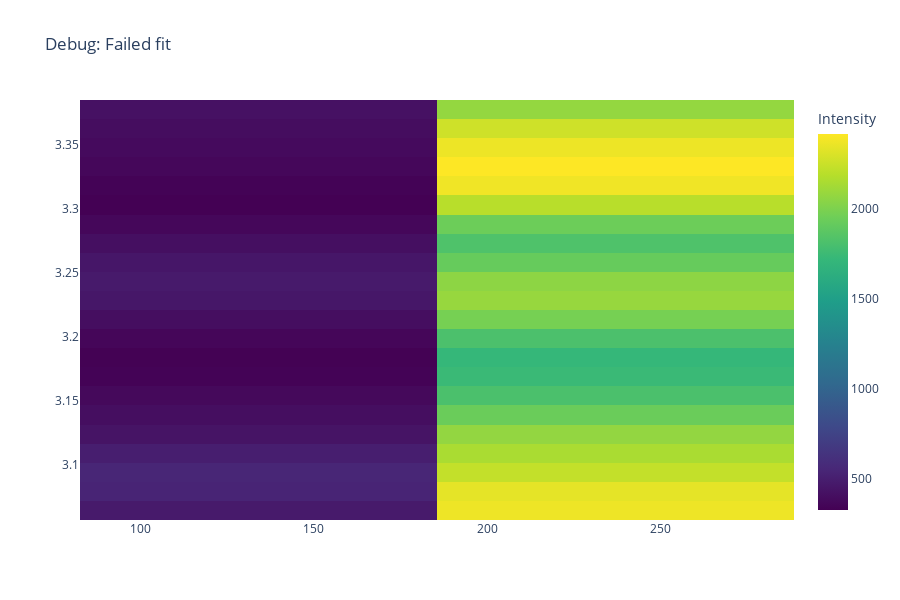

Notebook code cell kept with this figure:
### Markdown cell above
### Feature Extraction

### Code cell
from src.StreamPort.device.methods import MassSpecDataMethodExtractFeaturesNative
import plotly.graph_objects as go

processor = MassSpecDataMethodExtractFeaturesNative(rt=3.223, mz=238)
gen = processor.run(analyses)

### Figure 1 — Plotly figure (JSON) as saved in the notebook; plotly's stock layout.template omitted (floating-point values rounded to 4 significant figures)
{"data": [{"colorbar": {"title": {"text": "Intensity"}}, "colorscale": [[0, "#440154"], [0.1111, "#482878"], [0.2222, "#3e4989"], [0.3333, "#31688e"], [0.4444, "#26828e"], [0.5556, "#1f9e89"], [0.6667, "#35b779"], [0.7778, "#6ece58"], [0.8889, "#b5de2b"], [1, "#fde725"]], "hovertemplate": "rt: %{y:.3f}<br>mz: %{x:.3f}<br>Intensity: %{z:.2f}<extra></extra>", "name": "Original Tile", "type": "heatmap", "x": [134.0, 237.0], "y": [3.064, 3.079, 3.094, 3.109, 3.124, 3.139, 3.154, 3.169, 3.184, 3.199, 3.214, 3.228, 3.243, 3.258, 3.273, 3.288, 3.303, 3.318, 3.333, 3.348, 3.363, 3.378], "z": [[473, 2369], [537, 2342], [546, 2231], [499, 2152], [439, 2075], [402, 1938], [373, 1813], [339, 1742], [329, 1719], [357, 1816], [401, 1979], [458, 2088], [476, 2055], [453, 1923], [409, 1828], [364, 1946], [326, 2196], [336, 2378], [363, 2419], [382, 2366], [399, 2267], [420, 2079]]}], "layout": {"autosize": true, "height": 600, "scene": {"xaxis": {"title": {"text": "m/z"}}, "yaxis": {"title": {"text": "rt (min)"}}, "zaxis": {"title": {"text": "Intensity"}}}, "title": {"text": "Debug: Failed fit"}}}
